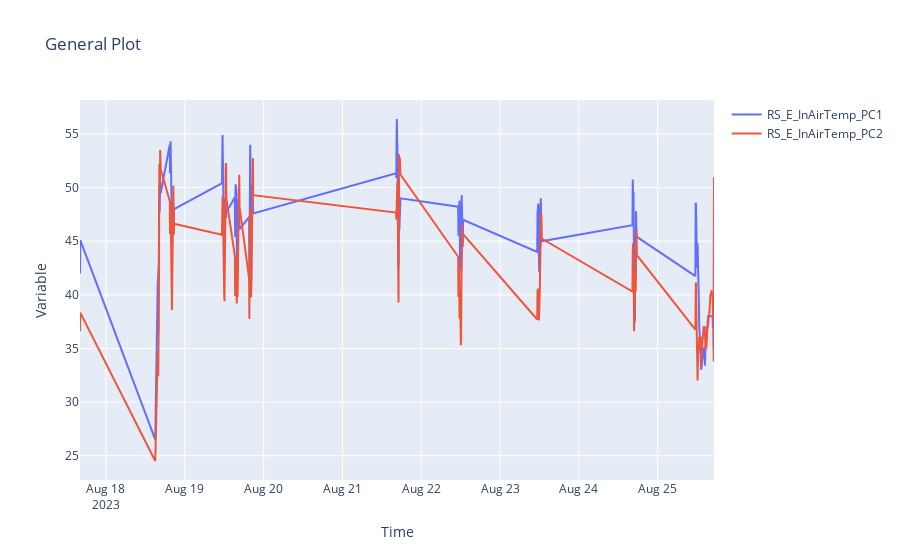

Notebook code cell kept with this figure:
### Code cell
# Select Data
cols_to_plot = ['RS_E_InAirTemp_PC1','RS_E_InAirTemp_PC2']

# Select vehicle
df_to_plot = df_corrected[df_corrected['vehicle_id'] == 181].sort_values(by='timestamps_local')
df_to_plot = df_to_plot[df_to_plot['cluster'] ==1]

# Select range
start_date = pd.Timestamp('2023-01-01',tz='Europe/Brussels')
end_date = pd.Timestamp('2023-08-30',tz='Europe/Brussels')

# Filter rows between the specified dates
df_to_plot = df_to_plot[df_to_plot['timestamps_local'].between(start_date, end_date)]

# Plotly Figure
fig = go.Figure()
colors = px.colors.qualitative.Plotly

# Add line plot for each variable
line_flag = True 
if line_flag:
    for jj,column in enumerate(cols_to_plot):
        fig.add_trace(go.Scatter(x=df_to_plot['timestamps_local'], y=df_to_plot[column], mode='lines', name=column, marker_color=colors[jj]))

# Add point for each variable (takes more memory)
points_flag = False
if points_flag:
    # Add point plot for each variable
    for jj,col in enumerate(cols_to_plot):
        fig.add_traces(go.Scatter(x=df_to_plot['timestamps_local'], y=df_to_plot[col],
                                textposition='top left',
                                textfont=dict(color='#233a77'),
                                mode='markers+text',name=column, 
                                marker=dict(color=colors[jj], size=6)))

fig.update_layout({"title": 'General Plot',
                   "xaxis": {"title":"Time"},
                   "yaxis": {"title":"Variable"},
                   "showlegend": True})

fig.show()

### Figure 1 — Plotly figure (JSON) as saved in the notebook; plotly's stock layout.template omitted (floating-point values rounded to 4 significant figures; data arrays with more than 128 entries replaced by an {"elided": "..."} marker saying what was removed)
{"data": [{"marker": {"color": "#636EFA"}, "mode": "lines", "name": "RS_E_InAirTemp_PC1", "type": "scatter", "x": {"elided": "231 str values"}, "y": {"elided": "231 float values"}}, {"marker": {"color": "#EF553B"}, "mode": "lines", "name": "RS_E_InAirTemp_PC2", "type": "scatter", "x": {"elided": "231 str values"}, "y": {"elided": "231 float values"}}], "layout": {"showlegend": true, "title": {"text": "General Plot"}, "xaxis": {"title": {"text": "Time"}}, "yaxis": {"title": {"text": "Variable"}}}}
